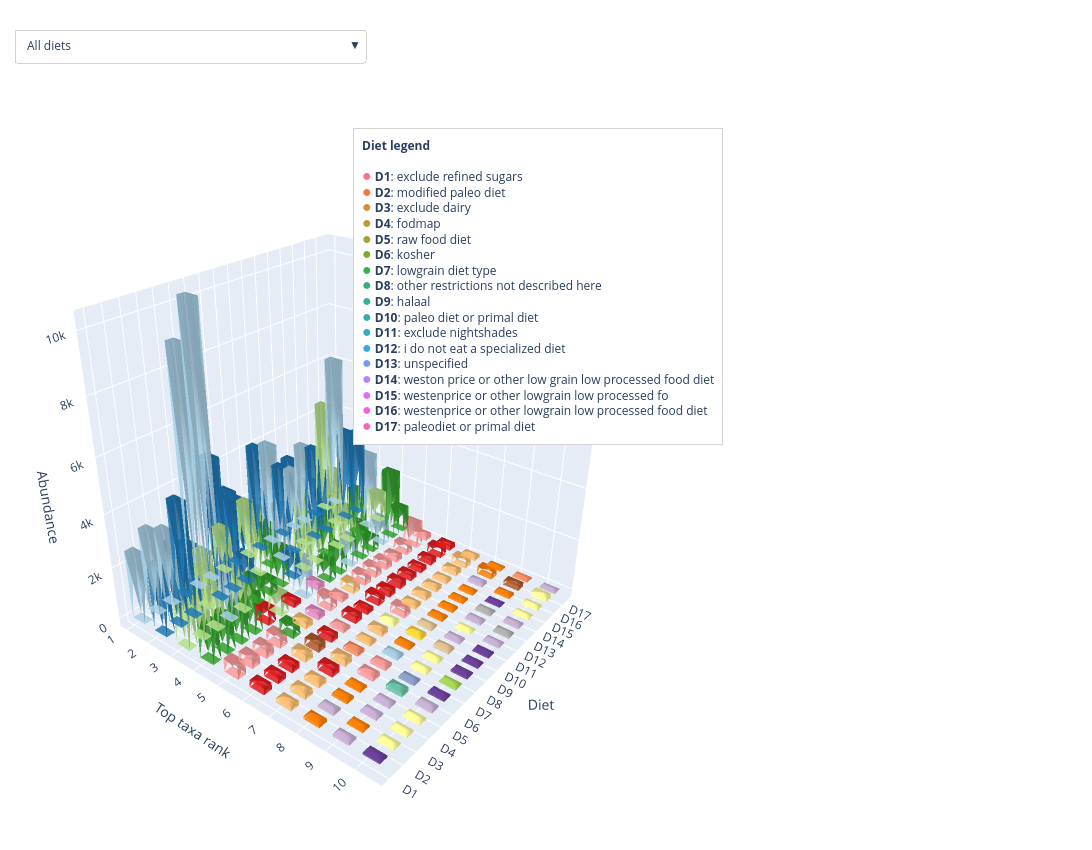

Notebook code cell kept with this figure:
### Code cell
# Completely AI generated previous graph generation to check if it can be dynamically anymated
diet_tops = {}

for diet in all_diets:
    top_ = (
        df_long.query(f'{diet} == "yes"')
        .groupby('taxa', as_index=False)['abundance']
        .median()
        .sort_values('abundance', ascending=False)
        .head(10)
    )

    if not top_.empty:
        diet_tops[diet] = top_.reset_index(drop=True)

# human friendly diets names
diet_names = {
    diet: (
        diet.replace('attribute_specialized_diet_', '')
            .replace('attribute_', '')
            .replace('_', ' ')
    )
    for diet in diet_tops
}

# same colors as on the previous graph
base_colors = (
    sns.color_palette('Paired').as_hex()
    + sns.color_palette('Set2').as_hex()
    + sns.color_palette('Set3').as_hex()
    + sns.color_palette('tab20').as_hex()
)

palette = {}

for top_ in diet_tops.values():
    for t in top_['taxa']:
        if t not in palette:
            palette[t] = base_colors[len(palette) % len(base_colors)]


fig = go.Figure()

bar_w = 0.55
bar_d = 0.55

trace_diets = []

for y_idx, (diet, top_) in enumerate(diet_tops.items()):
    diet_name = diet_names[diet]

    for rank, row in top_.iterrows():
        taxa = row['taxa']
        abundance = row['abundance']

        x0 = rank
        y0 = y_idx

        x = [
            x0, x0 + bar_w, x0 + bar_w, x0,
            x0, x0 + bar_w, x0 + bar_w, x0
        ]
        y = [
            y0, y0, y0 + bar_d, y0 + bar_d,
            y0, y0, y0 + bar_d, y0 + bar_d
        ]
        z = [
            0, 0, 0, 0,
            abundance, abundance, abundance, abundance
        ]

        i = [0, 0, 0, 1, 2, 3, 4, 4, 5, 6, 7, 4]
        j = [1, 2, 3, 5, 6, 7, 5, 6, 6, 7, 4, 7]
        k = [2, 3, 0, 6, 7, 4, 6, 7, 2, 3, 0, 3]

        fig.add_trace(
            go.Mesh3d(
                x=x,
                y=y,
                z=z,
                i=i,
                j=j,
                k=k,
                color=palette[taxa],
                opacity=0.85,
                name=diet_name,
                legendgroup=diet_name,
                showlegend=False,
                customdata=[[diet_name, taxa, rank + 1, abundance]] * 8,
                hovertemplate=(
                    "<b>Diet:</b> %{customdata[0]}<br>"
                    "<b>Taxa:</b> %{customdata[1]}<br>"
                    "<b>Rank:</b> %{customdata[2]}<br>"
                    "<b>Abundance:</b> %{customdata[3]:.2f}"
                    "<extra></extra>"
                )
            )
        )

        trace_diets.append(diet)


# "All" button
buttons = []

buttons.append(
    dict(
        label="All diets",
        method="restyle",
        args=[{"opacity": [0.85] * len(fig.data)}]
    )
)

# кнопки для каждой диеты
for selected_diet in diet_tops.keys():
    opacities = [
        0.95 if d == selected_diet else 0.08
        for d in trace_diets
    ]

    buttons.append(
        dict(
            label=diet_names[selected_diet],
            method="restyle",
            args=[{"opacity": opacities}]
        )
    )


# legend colors 
diet_legend_colors = sns.color_palette("husl", len(diet_tops)).as_hex()

diet_legend_text = "<br>".join(
    [
        (
            f"<span style='color:{diet_legend_colors[i]}; font-size:16px'>●</span> "
            f"<b>D{i+1}</b>: {diet_names[diet]}"
        )
        for i, diet in enumerate(diet_tops.keys())
    ]
)


fig.update_layout(
    title="Top taxa by diet",
    width=1550,
    height=850,

    updatemenus=[
        dict(
            buttons=buttons,
            direction="down",
            showactive=True,
            x=0.02,
            y=1.08,
            xanchor="left",
            yanchor="top",
            bgcolor="white",
            bordercolor="lightgray",
            borderwidth=1
        )
    ],

    annotations=[
        dict(
            text="<b>Diet legend</b><br><br>" + diet_legend_text,
            x=1.03,
            y=0.95,
xref="paper",
            yref="paper",
            showarrow=False,
            align="left",
            bordercolor="lightgray",
            borderwidth=1,
            borderpad=8,
            bgcolor="white",
            font=dict(size=12)
        )
    ],

    scene=dict(
        xaxis=dict(
            title="Top taxa rank",
            tickmode="array",
            tickvals=list(range(10)),
            ticktext=[str(i) for i in range(1, 11)]
        ),

        yaxis=dict(
            title="Diet",
            tickmode="array",
            tickvals=list(range(len(diet_tops))),
            ticktext=[
                f"D{i+1}" for i in range(len(diet_tops))
            ]
        ),

        zaxis=dict(title="Abundance"),

        camera=dict(
            eye=dict(x=1.45, y=-1.8, z=1.25)
        ),

        dragmode=False
    ),

    margin=dict(l=0, r=390, t=90, b=0)
)

fig.show()
